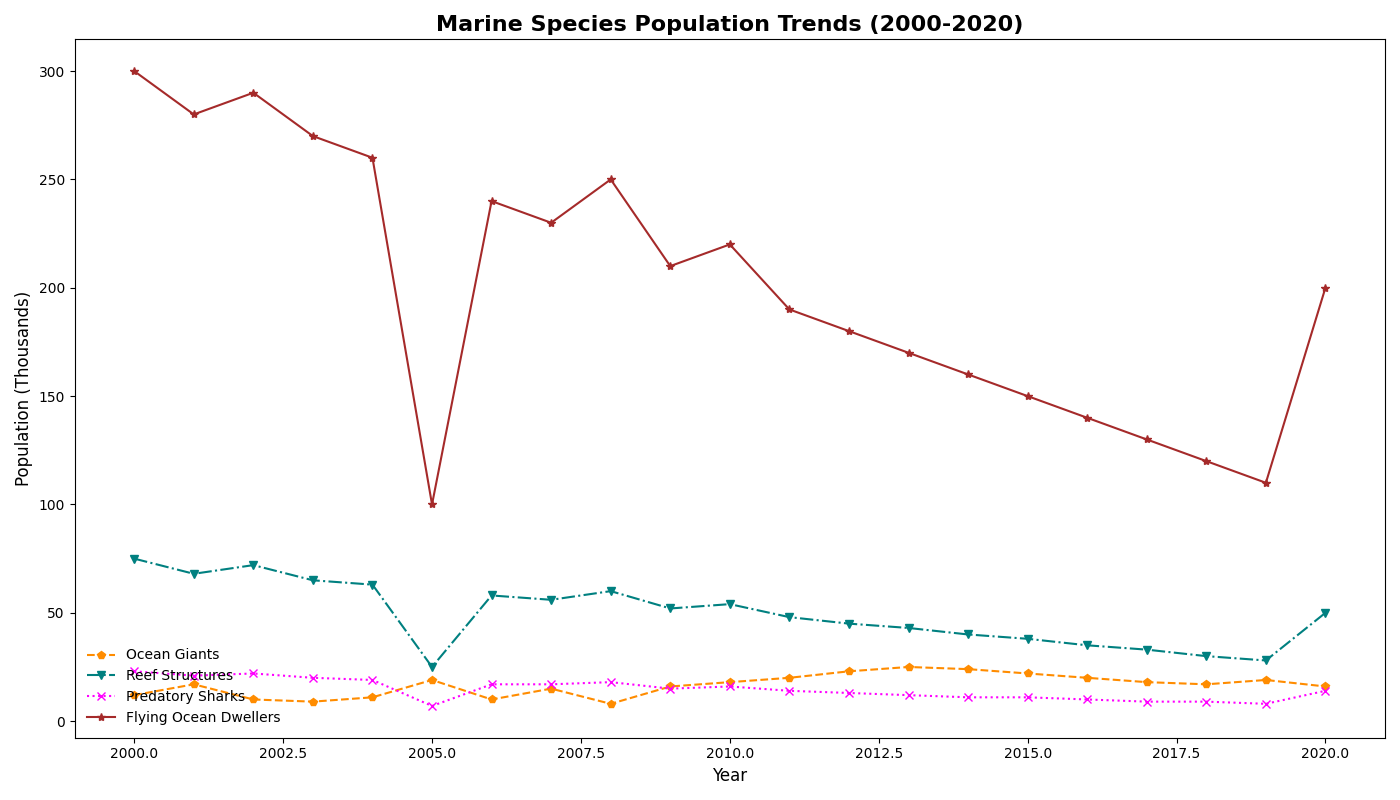

Python code for this plot:
import matplotlib.pyplot as plt
import numpy as np

years = np.arange(2000, 2021)

blue_whales = [12, 17, 10, 9, 11, 19, 10, 15, 8, 16, 18, 20, 23, 25, 24, 22, 20, 18, 17, 19, 16]
coral_reefs = [75, 68, 72, 65, 63, 25, 58, 56, 60, 52, 54, 48, 45, 43, 40, 38, 35, 33, 30, 28, 50]
great_white_sharks = [23, 21, 22, 20, 19, 7, 17, 17, 18, 15, 16, 14, 13, 12, 11, 11, 10, 9, 9, 8, 14]
seabirds = [300, 280, 290, 270, 260, 100, 240, 230, 250, 210, 220, 190, 180, 170, 160, 150, 140, 130, 120, 110, 200]

fig, ax = plt.subplots(figsize=(14, 8))

ax.plot(years, blue_whales, marker='p', linestyle='--', color='darkorange', label='Ocean Giants')
ax.plot(years, coral_reefs, marker='v', linestyle='-.', color='teal', label='Reef Structures')
ax.plot(years, great_white_sharks, marker='x', linestyle=':', color='magenta', label='Predatory Sharks')
ax.plot(years, seabirds, marker='*', linestyle='-', color='brown', label='Flying Ocean Dwellers')

ax.set_title('Marine Species Population Trends (2000-2020)', fontsize=16, fontweight='bold')
ax.set_xlabel('Year', fontsize=12)
ax.set_ylabel('Population (Thousands)', fontsize=12)

ax.legend(loc='lower left', fontsize=10, frameon=False)

ax.grid(False)

plt.tight_layout()

plt.show()
